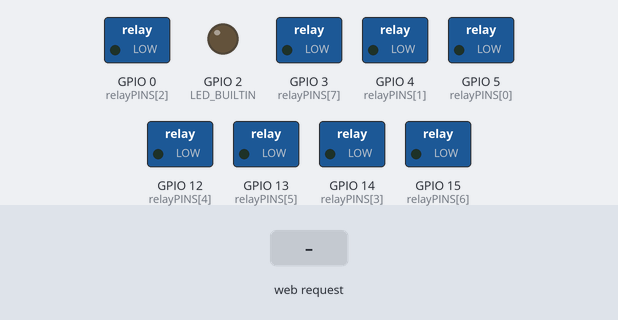
Simulated run of this sketch. Board: ESP8266 (NodeMCU). Shown: switched loads named in the sketch (green lamp = pin HIGH), output pins drawn as LEDs (lit = HIGH, except the on-board LED, lit = LOW). The test bench sets the inputs (shaded band). WiFi joins after 1.5 s; servers stay silent unless stated; what the sketch prints to the serial monitor is not drawn.

Above: at 0.6 s.
At 2.7 s:
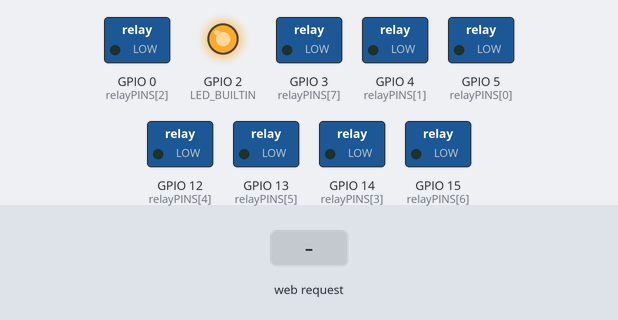
2.8 s: HTTP request GET / received
4.3 s: HTTP request GET /status received
Timing chart, 0 to 7.3 s (numbered marks = the images above; inputs shaded):
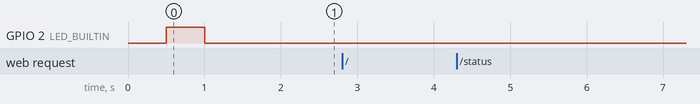

The sketch:

ESP8266-IOT-WebServer.ino
```cpp
#include <ESP8266WiFi.h>
#include <WiFiClient.h>
#include <ESP8266WebServer.h>
#include <ESP8266mDNS.h>

/*
 * Set up WiFi credentials below.
 * These credentials will be used to connect to the WiFi.
 */
#ifndef STASSID
#define STASSID "your_wifi_ssid"          // #CONFIG
#define STAPSK  "your_wifi_password"      // #CONFIG
#endif
const char* ssid = STASSID;
const char* password = STAPSK;

/*
 * The number of relays connected to nodemcu.
 * The number must be in the range 1 to 8
 */
#define RELAY_COUNT 8                     // #CONFIG

/*
 * Eight pins in this sketch are used for controlling relays.
 * Each pin can be used to switch a differnet relay.
 *
 * The number of GPIO actually used will depend on the RELAY_COUNT value.
 * For example, if RELAY_COUNT is set to 4, only first four GPIO pins
 * will be used from the array defined below.
 *
 * To change the GPIO pin numbers, follow format
 * const int relayPINS[8] = {PinOneNum, PinTwoNum, PinThreeNum, ..., PinEightNum};
 */
const int relayPINS[8] = {5,4,0,14,12,13,15,3}; // {D1, D2, D3, D5, D6, D7, D8, RX}

/*
 * The name of the devices connected to each GPIO pin.
 * The name of device controlled by first element in relayPINS array
 * (defined above) will the first device name in the deviceName array
 * (defined below), second element in relayPINS array (defined above)
 *  will the second device name in the deviceName array, and so on.
 */
const String deviceName[8] = {          // #CONFIG (not necessary)
  "Device_1",
  "Device_2",
  "Device_3",
  "Device_4",
  "Device_5",
  "Device_6",
  "Device_7",
  "Device_8"
};

/*
 * Set the default behaviour of the relay GPIO pins.
 * By default every pin is set to LOW at boot.
 * To change this, set value either 0 or 1, 0 depicting LOW
 * and 1 depicting high in the below array.
 * The order of these values directly corresponds to the GPIO
 * pins in the relayPINS array
 */
int relayPINSstatus[8] = {0, 0, 0, 0, 0, 0, 0, 0};


/*
 * Initialize HTTP server at the PORT number provided as argument.
 * If required, change PORT number here.
 * Default value: 80 (default HTTP PORT)
 */
ESP8266WebServer server(80);

/*
 * Used to connect to WiFi.
 * Also, blinks on board LED which represents:
 *    - connecting: when blinking
 *    - connected: when glowing solid
 */
void connectWiFi(){
  Serial.print("\nConnecting to WiFi");
  WiFi.begin(ssid, password);
  // Wait for connection
  while (WiFi.status() != WL_CONNECTED) {
    delay(500);
    digitalWrite(LED_BUILTIN, !digitalRead(LED_BUILTIN));
    Serial.print(".");
  }
  // LED_BUILTIN is weird, it glows when the pin is LOW
  digitalWrite(LED_BUILTIN, LOW);
  Serial.print("\nConnected\nIP address: ");
  Serial.println(WiFi.localIP());
}


/*
 * Updates the current status of GPIO pins in the relayPINS
 * into relayPINSstatus
 */
void readPINstatus(){
  for (int x=0; x<RELAY_COUNT; x++)
    relayPINSstatus[x] = digitalRead(relayPINS[x]);
}

/*
 * Writes pin output based on values in relayPINSstatus
 */
void updatePINoputput(){
  for (int x=0; x<RELAY_COUNT; x++)
    digitalWrite(relayPINS[x], relayPINSstatus[x]);
}

/*
 * Changes the state of the PIN
 */
int changePinState(int pinNo, int state){
  int x;
  // check if pin exists in relayPINS and also get the index
  for (x=0; x<RELAY_COUNT; x++){
    if (relayPINS[x] == pinNo){
      break;
    }
  }
  if (x == RELAY_COUNT) return -1;
  else if (state == 1 || state == 0){
    relayPINSstatus[x] = state;
    updatePINoputput();
    return 1;
  }
  else {
    return -2;
  }
}

/*
 * Converts the status of the PINS into JSON which is later
 * sent to the browser via AJAX
 */
String buildJSON(){
  String res = "[";
  for (int x=0; x<RELAY_COUNT; x++){
    res += "{\"deviceName\":\"";
    res +=  deviceName[x];
    res += "\",\"pinNumber\":";
    res += relayPINS[x];
    res += ",\"pinStatus\":";
    res += relayPINSstatus[x];
    res += "}";
    if (x+1 < RELAY_COUNT) res+= ",";
  }
  res += "]";
  return res;
}

/*
 * Send back HTTP page to the browser on GET request to "/".
 * e.g, http://esp8266.local/
 */
void handleRoot(){
  Serial.print("Recieved root GET request... ");
  String page = "<!DOCTYPE html><html lang='en'><head> <meta charset='UTF-8'> \
  <meta name='viewport' content='width=device-width, initial-scale=1.0'> \
  <meta http-equiv='X-UA-Compatible' content='ie=edge'> <title>ESP8266 Control \
  Panel</title> <style>*{padding: 0; margin: 0; font-family: Helvetica, Arial, \
  sans-serif;}html, body{min-height: 100% !important; height: 100%;}body{background: \
  #252525; display: -webkit-box; display: -ms-flexbox; display: flex; -webkit-box-orient: \
  vertical; -webkit-box-direction: normal; -ms-flex-direction: column; flex-direction: \
  column;}#loader{z-index: 100; position: absolute; width: 100%; height: 100%; background: \
  #252525; display: -webkit-box; display: -ms-flexbox; display: flex; color: white; \
  -webkit-box-align: center; -ms-flex-align: center; align-items: center; -webkit-transition: \
  all 0.5s linear; transition: all 0.5s linear;}#loader span{margin: 0 auto;}.container\
  {max-width: 900px; margin: 0 auto;}header{background: rgb(20, 20, 20); padding: 10px; \
  color: white; -ms-flex-line-pack: center; align-content: center; -webkit-box-shadow: \
  0 8px 6px -6px black; box-shadow: 0 8px 6px -6px black; -webkit-box-flex: 0; \
  -ms-flex-positive: 0; flex-grow: 0;}header div{display: -webkit-box; display: \
  -ms-flexbox; display: flex; -ms-flex-pack: distribute; justify-content: space-around;}\
  a:link, a:visited{text-decoration: none; color: white; cursor: pointer;}.logo{font-weight: \
  200; display: inline-block; cursor: pointer; font-style: italic; font-size: 25px;}\
  .switchboard{-webkit-box-flex: 1; -ms-flex-positive: 1; flex-grow: 1; display: -webkit-box; \
  display: -ms-flexbox; display: flex; -webkit-box-orient: horizontal; -webkit-box-direction: \
  normal; -ms-flex-direction: row; flex-direction: row; -webkit-box-align: center; -ms-flex-align: \
  center; align-items: center;}.summary{display: -webkit-box; display: -ms-flexbox; display: flex; \
  -webkit-box-orient: horizontal; -webkit-box-direction: normal; -ms-flex-direction: row; \
  flex-direction: row; padding: 20px; -ms-flex-wrap: wrap; flex-wrap: wrap; -webkit-box-align: \
  center; -ms-flex-align: center; align-items: center; -webkit-box-pack: center; -ms-flex-pack: \
  center; justify-content: center;}.device{-ms-flex-preferred-size: 250px; flex-basis: 250px; \
  background: rgba(0, 0, 0, 0.7); padding: 20px; margin: 20px; -webkit-transition: background \
  0.25s linear; transition: background 0.25s linear; position: relative; -webkit-box-shadow: \
  0 8px 6px -6px black; box-shadow: 0 8px 6px -6px black; cursor: pointer; color: white;}\
  .device:hover{top: 1px; background: rgba(0, 0, 0, 0.8); -webkit-box-shadow: 0 4px 6px -6px black; \
  box-shadow: 0 4px 6px -6px black;}.device:active{top: 4px; -webkit-box-shadow: none; \
  box-shadow: none;}.device .name{font-size: 1.1em; pointer-events: none;}.device \
  .pin{font-style: italic; font-size: 0.8em; margin: 10px 0px; pointer-events: none;}\
  .nonSelectable{-webkit-touch-callout: none; -webkit-user-select: none; -khtml-user-select: none; \
  -moz-user-select: none; -ms-user-select: none; user-select: none;}.on{background-color: \
  rgba(255, 255, 0, 1); color: black;}.on:hover{background-color: rgba(255, 255, 0, 0.9);}\
  h1, h2{text-align: center;}@media only screen and (max-width: 800px){.device{margin: 5px;}\
  .summary{padding: 0px;}}@media only screen and (max-width: 650px){.device{margin: 10px 5px; \
  -ms-flex-preferred-size: 300px; flex-basis: 300px;}.summary{padding: 0px;}}</style></head><body> \
  <div id='loader'> <span> <span class='logo'>nodemcu |</span> <span>loading...</span> </span> \
  </div><header> <div class='container nonSelectable'> <a href=\"/\"><span> <span class='logo'>\
  nodemcu |</span> <span>control panel</span> </span></a> </div></header> <section class='container \
  switchboard'> <div class='summary' id='pins'></div></section></body><script type='text/javascript'> \
  getPinState=new Promise( ((resolve, reject)=>{fetch('/status').then(res=>{if (res.status !==200) \
  throw new Error (res.status); else resolve(res.json())}).catch(err=> reject('An error occured while \
  fetching data'))}) ); function addDevices(pinState){let str=''; pinState.forEach(pin=>{str +='<span \
  class=\"device '; str +=(pin.pinStatus==1)?\"on\":\"\"; str +='\" pinno='+ pin.pinNumber +'><div \
  class=\"name nonSelectable\">' + pin.deviceName + '</div><div class=\"pin nonSelectable\">GPIO<span \
  class=\"no\">' + pin.pinNumber + '</span></div></span>';}); document.getElementById('pins')\
  .innerHTML=str;}function changePinState(pinEle){let sendArgs='pinNumber='+Number(pinEle.getAttribute\
  ('pinno'))+\"&state=\"; sendArgs +=pinEle.classList.contains('on')?0:1; fetch('/status',{method: 'POST', \
  body: sendArgs, headers:{'Content-Type' : 'application/x-www-form-urlencoded'}}).then((res)=>{if \
  (res.status !==200) throw new Error (res.status);}).catch(()=>{error();}); pinEle.classList.toggle\
  ('on');}function error(){document.getElementById('loader').innerHTML='<span><h2>Error occured while \
  communicating to nodemcu.<h3><br><h1>RELOADING</h3></span>'; document.getElementById('loader').style\
  .display='flex'; window.setInterval(()=>{location.reload();}, 1000);}window.onload=()=>{getPinState\
  .then(pinState=>{addDevices(pinState); document.getElementById('loader').style.display='none';})\
  .catch(err=>{error();}); document.addEventListener('click',function(e){if(e.target && e.target\
  .classList.contains('device')){changePinState(e.target);}});}</script></html>";
  // send back the webpage
  server.send(200, "text/html", page);
  Serial.println("Response Sent");
}

/*
 * Handels HTTP GET request to /status e.g, http://esp8266.local/status
 * Send back JSON response with the current status of the relay modules
 */
void handleGetStatusRequest(){
  Serial.print("\nRecieved /status GET request... ");
  // update the status of the PINS
  readPINstatus();
  // build an JSON response
  String resJSON = buildJSON();
  server.send(200, "application/json", resJSON);
  Serial.println("Response Sent");
}

/*
 * Handels HTTP POST request to /status
 * Changes the state of GPIO pin.
 * The arguments of the post request are the pin number to change
 * the state of and the state to change the pin to.
 */
void handleChangePinStateRequest(){
  Serial.print("\nRecieved /status change POST request... ");
  // read the arguments
  int pinNo = server.arg("pinNumber").toInt();
  int pinState = server.arg("state").toInt();
  if (changePinState (pinNo, pinState) > 0){
    server.send(200, "text/html", "Success");
  } else {
    server.send(400, "text/html", "Error Switching PIN State");
  }
}

void handleNotFound(){
  Serial.println("Recieved GET request to undefined path... ");
  // the html webpage for when path not found
  String errorPageHTML="<!DOCTYPE html><html lang='en'><head> <meta charset='UTF-8'> \
  <meta name='viewport' content='width=device-width, initial-scale=1.0'> <meta \
  http-equiv='X-UA-Compatible' content='ie=edge'> <title>nodemcu 404</title> \
  <style>html, body, #fullheight{min-height: 100% !important; height: 100%; padding: 0; \
  margin: 0;}body{background: #252525; color: white; display: -webkit-box; display: \
  -ms-flexbox; display: flex; -webkit-box-pack: center; -ms-flex-pack: center; \
  justify-content: center; -webkit-box-align: center; -ms-flex-align: center; \
  align-items: center; -webkit-box-orient: vertical; -webkit-box-direction: normal; \
  -ms-flex-direction: column; flex-direction: column; font-family: Helvetica, Arial, \
  sans-serif;}button{background-color: #4CAF50; border: none; color: white; padding: \
  10px 32px; text-align: center; text-decoration: none; display: inline-block; font-size: \
  16px; cursor: pointer; border-radius: 7px; -webkit-box-shadow: 0 5px 6px -6px black; \
  box-shadow: 0 5px 6px -6px black; position: relative; outline: none;}button:active{top: \
  2px; background-color: rgb(60, 131, 62);}</style></head><body> <h1 style='font-size:3.5em;'>\
  4 0 4</h1> <h2 style='font-weight: 100; margin: 10px;'>The requested page cound not be found.\
  </h2> <br><a href='/'><button>Go Home</button></a></body></html>";
  // send response
  server.send(404, "text/html", errorPageHTML);
  Serial.println("Response Sent");
}

void setup() {

  // begin serial output for debug
  Serial.begin(115200);

  // set required pins to output
  pinMode(LED_BUILTIN, OUTPUT);
  for (int x=0;x<RELAY_COUNT;x++) pinMode(relayPINS[x], OUTPUT);

  // update the default output of pins based on default values of relayPINSstatus
  updatePINoputput();

  // set WiFi mode
  WiFi.mode(WIFI_STA);

  // connect to WiFi
  connectWiFi();

  // mDNS, will make webpage available locally at http://esp8266.local
  if (MDNS.begin("esp8266")) Serial.println("MDNS responder started");

  // create routes for handeling HTTP requests
  server.on("/", handleRoot);
  server.on("/status", HTTP_GET, handleGetStatusRequest);
  server.on("/status", HTTP_POST, handleChangePinStateRequest);
  server.onNotFound(handleNotFound);

  // start the HTTP server
  server.begin();
  Serial.println("HTTP server started");
}

void loop() {

  // if WiFi is disconnected, try to reconnect
  if (WiFi.status() != WL_CONNECTED)  connectWiFi();

  server.handleClient();
  MDNS.update();
}
```

Measured:
- after the input at 2.8 s, every drawn part: stays the same
- after the input at 4.3 s, every drawn part: stays the same
